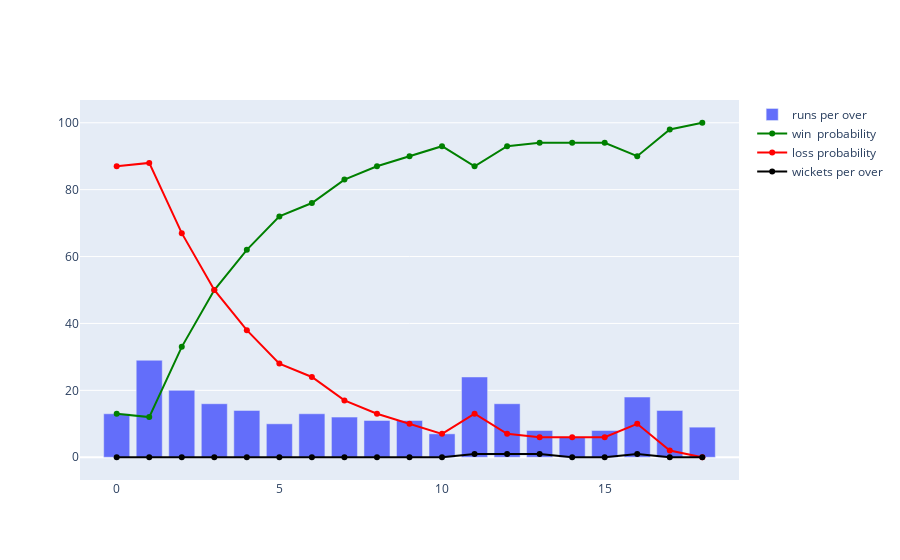

Notebook code cell kept with this figure:
### Code cell
def match_progression(match):
    match_df_2=innings_2[innings_2["Match ID"]==match]
    target=match_df_2.iloc[0]["current score"]
    match_df_2["Current score"]=match_df_2["current score"]-target
    match_df_2.drop(columns=["current score"],inplace=True)
    match_df_2.rename(columns={"Current score":"current score"},inplace=True)
    match_df_2["balls"]=(match_df_2["Over"]-1)*6+match_df_2["Ball"]
    match_df_2.drop(columns=["Ball","Innings"],inplace=True)
    match_df=df2.drop(columns=['Ball','Target Score','Date'])
    match_df=match_df[match_df["Match ID"]==match]
    columns=match_df.columns.to_list()
    overs_df=pd.DataFrame(columns=columns)
    initial=match_df.iloc[0].values.tolist()
    initial[4]=0
    initial[6]=120
    initial[7]=10
    overs_df.loc[0]=initial
    cnt=1
    for i in range(5,len(match_df),6):
        overs_df.loc[cnt]=match_df.iloc[i].values.tolist()
        cnt+=1
    over_prog=match_df_2.groupby("Over").sum()[["Runs From Ball","Wicket"]].reset_index()
    runs_per_over=over_prog["Runs From Ball"].to_list()
    overs=overs_df["Over"].to_list()
    wickets=over_prog["Wicket"].to_list()
    wickets=wickets[:-1]
    wickets.insert(0,0)
    overs_df.drop(columns=["Match ID","Chased Successfully","Over"],inplace=True)
    win,lose=[],[]
    columns=overs_df.columns
    for i in range(len(overs_df)):
        record=pd.DataFrame(overs_df.iloc[i])
        values=[[rec[0] for rec in record.values]]
        x=pd.DataFrame(values,columns=columns)
        probabilities=pipeline_lr.predict_proba(x)[0]
        win.append(round(probabilities[1]*100))
        lose.append(round(probabilities[0]*100))
    fig=go.Figure()
    fig.add_trace(go.Bar(x=overs,y=runs_per_over,name="runs per over"))
    fig.add_trace(go.Scatter(x=overs,y=win,mode="markers+lines",marker_color="green",name="win  probability"))
    fig.add_trace(go.Scatter(x=overs,y=lose,mode="markers+lines",marker_color="red",name="loss probability"))
    fig.add_trace(go.Scatter(x=overs,y=wickets,mode="markers+lines",marker_color="black",name="wickets per over"))
    fig.show()
match_progression(1339605)

### Figure 1 — Plotly figure (JSON) as saved in the notebook; plotly's stock layout.template omitted (floating-point values rounded to 4 significant figures)
{"data": [{"name": "runs per over", "type": "bar", "x": [0, 1, 2, 3, 4, 5, 6, 7, 8, 9, 10, 11, 12, 13, 14, 15, 16, 17, 18], "y": [13, 29, 20, 16, 14, 10, 13, 12, 11, 11, 7, 24, 16, 8, 6, 8, 18, 14, 9]}, {"marker": {"color": "green"}, "mode": "markers+lines", "name": "win  probability", "type": "scatter", "x": [0, 1, 2, 3, 4, 5, 6, 7, 8, 9, 10, 11, 12, 13, 14, 15, 16, 17, 18], "y": [13, 12, 33, 50, 62, 72, 76, 83, 87, 90, 93, 87, 93, 94, 94, 94, 90, 98, 100]}, {"marker": {"color": "red"}, "mode": "markers+lines", "name": "loss probability", "type": "scatter", "x": [0, 1, 2, 3, 4, 5, 6, 7, 8, 9, 10, 11, 12, 13, 14, 15, 16, 17, 18], "y": [87, 88, 67, 50, 38, 28, 24, 17, 13, 10, 7, 13, 7, 6, 6, 6, 10, 2, 0]}, {"marker": {"color": "black"}, "mode": "markers+lines", "name": "wickets per over", "type": "scatter", "x": [0, 1, 2, 3, 4, 5, 6, 7, 8, 9, 10, 11, 12, 13, 14, 15, 16, 17, 18], "y": [0, 0, 0, 0, 0, 0, 0, 0, 0, 0, 0, 1, 1, 1, 0, 0, 1, 0, 0]}], "layout": {}}
